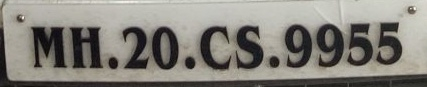
#> input picture pyimagesearch/img2/11.jpg, 427 x 87 px; the run also reads 1 picture not shown here
$ python seg.py
#> lines starting #> are read from the running program, lines starting #| are printed output that depends on the picture; after the words box and inside, x2 and y2 are one past the last pixel; in counts of white or black regions, pixels touching at a corner belong together
import cv2
import numpy as np
img=cv2.imread('img2/11.jpg')
#> img is the input picture: shape (87, 427, 3); mean B, G, R 123.1, 130.2, 133.1
drimg=cv2.imread('blank.jpg')
drimg = cv2.resize(drimg, (0,0), fx=2, fy=2)
#> drimg: shape (606, 1156, 3)
img = cv2.resize(img, (0,0), fx=2, fy=2)
#> img: shape (174, 854, 3)
gray_img = cv2.cvtColor(img, cv2.COLOR_BGR2GRAY)
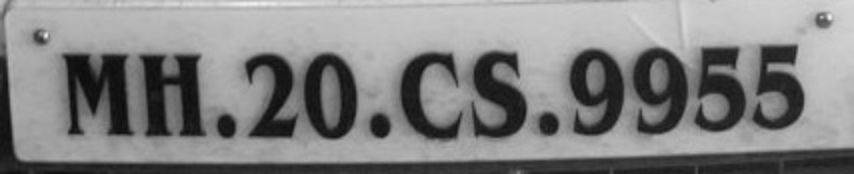
#> gray_img: shape (174, 854); min 10, max 240, mean 130.2
gray_img = cv2.medianBlur(gray_img,1)
kernel = np.array([[-1,-1,-1],
                   [-1, 9,-1],
                   [-1,-1,-1]])
gray_img = cv2.filter2D(gray_img, -1, kernel)
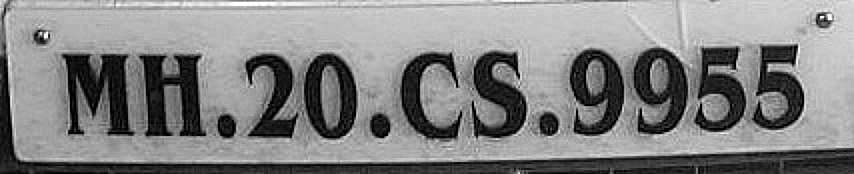
#> gray_img: shape (174, 854); min 0, max 255, mean 130.5

cv2.imshow("grey",gray_img)

ret, thresh = cv2.threshold(gray_img, 127, 500, 1)
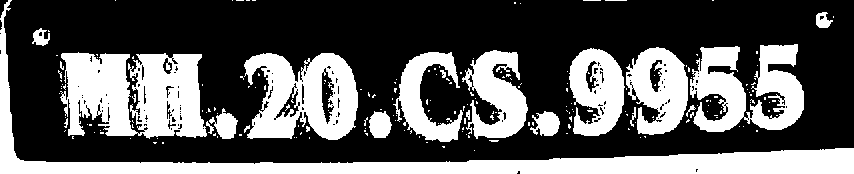
#> thresh: shape (174, 854); 35% white; 205 white regions (183 under 20 px)
cv2.imshow("thresh",thresh)
contours , _= cv2.findContours(thresh, cv2.RETR_TREE, 1)
#> contours = 352 contours, 310 with area under 20; largest, box (x1, y1, x2, y2) and area: (0, 0, 854, 174) 13208, (60, 52, 207, 139) 9362, (244, 53, 358, 140) 7056, (690, 44, 804, 132) 5422, (626, 47, 688, 135) 3734

cnt = contours
#> cnt has the same summary as contours
for i in range(len(contours)):

    #---- Mark contours above certain area ----
    if (cv2.contourArea(cnt[i]) > 1000):
        final_image = cv2.drawContours(drimg, cnt[i], 1, (0,0,0), 1)

        cv2.fillPoly(drimg, pts =[cnt[i]], color=(0,0,255))
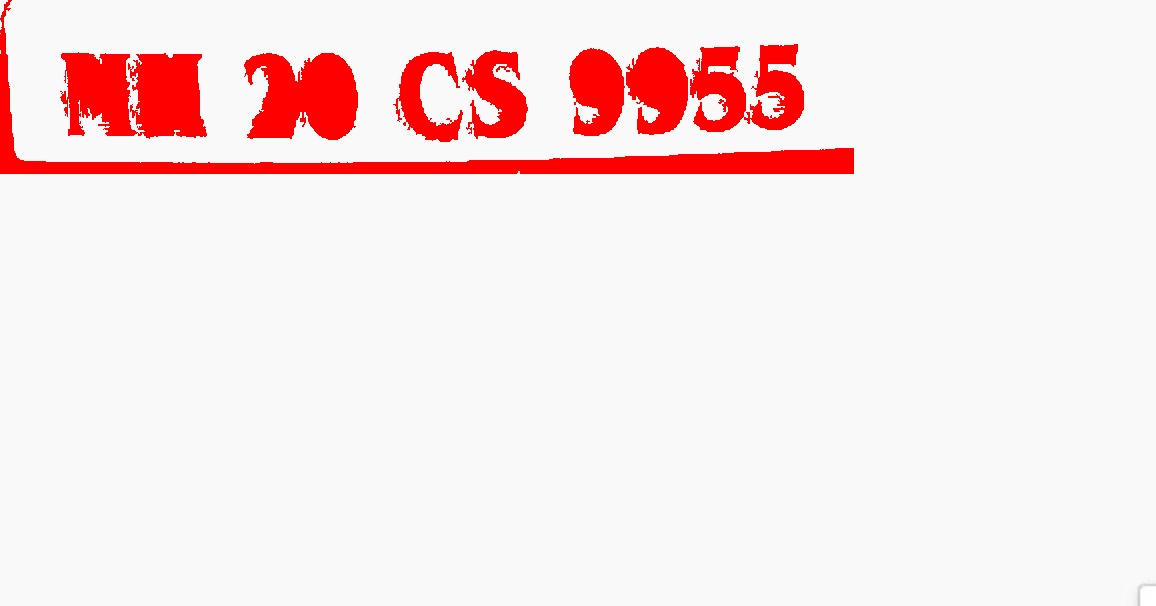
#> drimg: shape (606, 1156, 3); mean B, G, R 230.8, 230.8, 249.4

cv2.imshow('Marked image', drimg )
cv2.waitKey(0)
cv2.destroyAllWindows()
